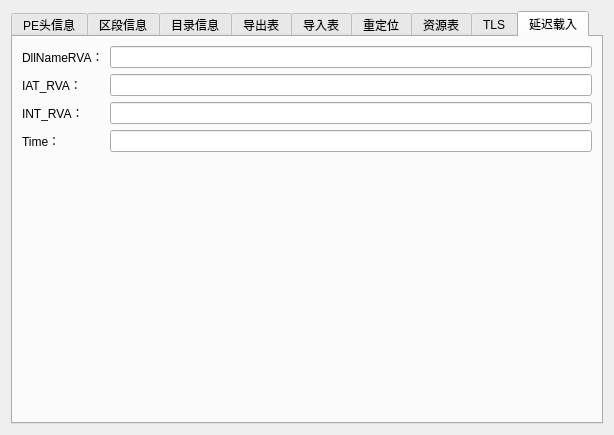
<?xml version="1.0" encoding="UTF-8"?>
<ui version="4.0">
 <class>CMyPE</class>
 <widget class="QWidget" name="CMyPE">
  <property name="geometry">
   <rect>
    <x>0</x>
    <y>0</y>
    <width>614</width>
    <height>435</height>
   </rect>
  </property>
  <property name="acceptDrops">
   <bool>true</bool>
  </property>
  <property name="windowTitle">
   <string>PE</string>
  </property>
  <layout class="QVBoxLayout" name="verticalLayout">
   <item>
    <widget class="QTabWidget" name="PEInfo">
     <property name="currentIndex">
      <number>8</number>
     </property>
     <widget class="QWidget" name="tab_peHeader">
      <attribute name="title">
       <string>PE头信息</string>
      </attribute>
      <layout class="QFormLayout" name="formLayout">
       <item row="11" column="0">
        <layout class="QVBoxLayout" name="verticalLayout_2"/>
       </item>
       <item row="0" column="1">
        <widget class="QLineEdit" name="EntryPoint"/>
       </item>
       <item row="1" column="0">
        <widget class="QLabel" name="label_2">
         <property name="text">
          <string>镜像基址：</string>
         </property>
        </widget>
       </item>
       <item row="1" column="1">
        <widget class="QLineEdit" name="ImgBase"/>
       </item>
       <item row="2" column="0">
        <widget class="QLabel" name="label_3">
         <property name="text">
          <string>镜像大小：</string>
         </property>
        </widget>
       </item>
       <item row="2" column="1">
        <widget class="QLineEdit" name="ImgSize"/>
       </item>
       <item row="3" column="0">
        <widget class="QLabel" name="label_4">
         <property name="text">
          <string>代码基址：</string>
         </property>
        </widget>
       </item>
       <item row="3" column="1">
        <widget class="QLineEdit" name="CodeBaseAddr"/>
       </item>
       <item row="4" column="0">
        <widget class="QLabel" name="label_5">
         <property name="text">
          <string>数据基址：</string>
         </property>
        </widget>
       </item>
       <item row="4" column="1">
        <widget class="QLineEdit" name="DataBaseAddr"/>
       </item>
       <item row="5" column="0">
        <widget class="QLabel" name="label_6">
         <property name="text">
          <string>块对齐：</string>
         </property>
        </widget>
       </item>
       <item row="5" column="1">
        <widget class="QLineEdit" name="BlockAllign"/>
       </item>
       <item row="6" column="0">
        <widget class="QLabel" name="label_7">
         <property name="text">
          <string>文件对齐：</string>
         </property>
        </widget>
       </item>
       <item row="6" column="1">
        <widget class="QLineEdit" name="FileAllign"/>
       </item>
       <item row="7" column="0">
        <widget class="QLabel" name="label_8">
         <property name="text">
          <string>标志字：</string>
         </property>
        </widget>
       </item>
       <item row="7" column="1">
        <widget class="QLineEdit" name="FlagNum"/>
       </item>
       <item row="0" column="0">
        <widget class="QLabel" name="label">
         <property name="text">
          <string>入口点：</string>
         </property>
        </widget>
       </item>
       <item row="8" column="0">
        <widget class="QLabel" name="NumSection">
         <property name="text">
          <string>区段数目：</string>
         </property>
        </widget>
       </item>
       <item row="8" column="1">
        <widget class="QLineEdit" name="SectionNum"/>
       </item>
       <item row="9" column="0">
        <widget class="QLabel" name="label_9">
         <property name="text">
          <string>日期时间：</string>
         </property>
        </widget>
       </item>
       <item row="9" column="1">
        <widget class="QLineEdit" name="DateTime"/>
       </item>
       <item row="10" column="0">
        <widget class="QLabel" name="label_10">
         <property name="text">
          <string>扩展头大小：</string>
         </property>
        </widget>
       </item>
       <item row="10" column="1">
        <widget class="QLineEdit" name="ExdSize"/>
       </item>
      </layout>
     </widget>
     <widget class="QWidget" name="tab_section">
      <attribute name="title">
       <string>区段信息</string>
      </attribute>
      <layout class="QVBoxLayout" name="verticalLayout_3">
       <item>
        <widget class="QTableWidget" name="tableWidget"/>
       </item>
      </layout>
     </widget>
     <widget class="QWidget" name="tab_dir">
      <attribute name="title">
       <string>目录信息</string>
      </attribute>
      <layout class="QVBoxLayout" name="verticalLayout_4">
       <item>
        <widget class="QTableWidget" name="tab_DataDir"/>
       </item>
      </layout>
     </widget>
     <widget class="QWidget" name="tab">
      <attribute name="title">
       <string>导出表</string>
      </attribute>
      <layout class="QVBoxLayout" name="verticalLayout_5">
       <item>
        <widget class="QTableWidget" name="tab_export"/>
       </item>
      </layout>
     </widget>
     <widget class="QWidget" name="tab_2">
      <attribute name="title">
       <string>导入表</string>
      </attribute>
      <layout class="QVBoxLayout" name="verticalLayout_6">
       <item>
        <widget class="QTreeWidget" name="Import_Table">
         <column>
          <property name="text">
           <string notr="true">1</string>
          </property>
         </column>
        </widget>
       </item>
      </layout>
     </widget>
     <widget class="QWidget" name="tab_3">
      <attribute name="title">
       <string>重定位</string>
      </attribute>
      <layout class="QVBoxLayout" name="verticalLayout_7">
       <item>
        <widget class="QTreeWidget" name="treeWidget_Relocation">
         <column>
          <property name="text">
           <string notr="true">1</string>
          </property>
         </column>
        </widget>
       </item>
      </layout>
     </widget>
     <widget class="QWidget" name="tab_4">
      <attribute name="title">
       <string>资源表</string>
      </attribute>
      <layout class="QVBoxLayout" name="verticalLayout_8">
       <item>
        <widget class="QTreeWidget" name="treeWidget_Resource">
         <column>
          <property name="text">
           <string notr="true">1</string>
          </property>
         </column>
        </widget>
       </item>
      </layout>
     </widget>
     <widget class="QWidget" name="tab_5">
      <attribute name="title">
       <string>TLS</string>
      </attribute>
      <layout class="QFormLayout" name="formLayout_2">
       <item row="4" column="0">
        <widget class="QLabel" name="label_11">
         <property name="text">
          <string>数据块结束VA：</string>
         </property>
        </widget>
       </item>
       <item row="6" column="0">
        <widget class="QLabel" name="label_13">
         <property name="text">
          <string>索引变量VA：</string>
         </property>
        </widget>
       </item>
       <item row="8" column="0">
        <widget class="QLabel" name="label_14">
         <property name="text">
          <string>回调表VA：</string>
         </property>
        </widget>
       </item>
       <item row="10" column="0">
        <widget class="QLabel" name="label_15">
         <property name="text">
          <string>填充：</string>
         </property>
        </widget>
       </item>
       <item row="12" column="0">
        <widget class="QLabel" name="label_16">
         <property name="text">
          <string>特征值：</string>
         </property>
        </widget>
       </item>
       <item row="1" column="1">
        <widget class="QLineEdit" name="TLS_BlockStartAddr"/>
       </item>
       <item row="1" column="0">
        <widget class="QLabel" name="label_12">
         <property name="text">
          <string>数据块开始VA：</string>
         </property>
        </widget>
       </item>
       <item row="4" column="1">
        <widget class="QLineEdit" name="TLS_BlockEndAddr"/>
       </item>
       <item row="6" column="1">
        <widget class="QLineEdit" name="TLS_IndexVA"/>
       </item>
       <item row="8" column="1">
        <widget class="QLineEdit" name="TLS_CallBackVA"/>
       </item>
       <item row="10" column="1">
        <widget class="QLineEdit" name="TLS_Reserved"/>
       </item>
       <item row="12" column="1">
        <widget class="QLineEdit" name="TLS_Character"/>
       </item>
      </layout>
     </widget>
     <widget class="QWidget" name="tab_6">
      <attribute name="title">
       <string>延迟载入</string>
      </attribute>
      <layout class="QFormLayout" name="formLayout_3">
       <item row="0" column="0">
        <widget class="QLabel" name="label_17">
         <property name="text">
          <string>DllNameRVA：</string>
         </property>
        </widget>
       </item>
       <item row="0" column="1">
        <widget class="QLineEdit" name="lineEdit_DllNameRVA"/>
       </item>
       <item row="1" column="0">
        <widget class="QLabel" name="label_18">
         <property name="text">
          <string>IAT_RVA：</string>
         </property>
        </widget>
       </item>
       <item row="1" column="1">
        <widget class="QLineEdit" name="lineEdit_IAT_RVA"/>
       </item>
       <item row="2" column="0">
        <widget class="QLabel" name="label_20">
         <property name="text">
          <string>INT_RVA：</string>
         </property>
        </widget>
       </item>
       <item row="2" column="1">
        <widget class="QLineEdit" name="lineEdit_INT_RVA"/>
       </item>
       <item row="3" column="0">
        <widget class="QLabel" name="label_19">
         <property name="text">
          <string>Time：</string>
         </property>
        </widget>
       </item>
       <item row="3" column="1">
        <widget class="QLineEdit" name="lineEdit_Time"/>
       </item>
      </layout>
     </widget>
    </widget>
   </item>
  </layout>
 </widget>
 <resources/>
 <connections/>
</ui>
